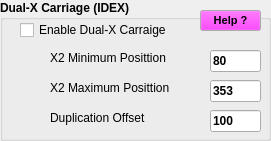
    <widget class="QGroupBox" name="groupBox_14">
     <property name="geometry">
      <rect>
       <x>290</x>
       <y>20</y>
       <width>271</width>
       <height>141</height>
      </rect>
     </property>
     <property name="font">
      <font>
       <pointsize>9</pointsize>
       <weight>75</weight>
       <bold>true</bold>
      </font>
     </property>
     <property name="title">
      <string>Dual-X Carriage (IDEX)</string>
     </property>
     <widget class="QLineEdit" name="X2MinPosition">
      <property name="geometry">
       <rect>
        <x>210</x>
        <y>50</y>
        <width>51</width>
        <height>22</height>
       </rect>
      </property>
      <property name="toolTip">
       <string>&lt;html&gt;&lt;head/&gt;&lt;body&gt;&lt;p&gt;&lt;span style=&quot; font-size:9pt;&quot;&gt;A min coordinate so the X2 carriage can't hit the parked X1 carriage&lt;/span&gt;&lt;/p&gt;&lt;/body&gt;&lt;/html&gt;</string>
      </property>
      <property name="inputMethodHints">
       <set>Qt::ImhDigitsOnly</set>
      </property>
      <property name="text">
       <string>80</string>
      </property>
     </widget>
     <widget class="QLabel" name="label_43">
      <property name="geometry">
       <rect>
        <x>50</x>
        <y>50</y>
        <width>161</width>
        <height>16</height>
       </rect>
      </property>
      <property name="font">
       <font>
        <pointsize>9</pointsize>
        <weight>50</weight>
        <bold>false</bold>
       </font>
      </property>
      <property name="text">
       <string>X2 Minimum Posittion</string>
      </property>
     </widget>
     <widget class="QCheckBox" name="DualXEnable">
      <property name="geometry">
       <rect>
        <x>20</x>
        <y>20</y>
        <width>191</width>
        <height>20</height>
       </rect>
      </property>
      <property name="font">
       <font>
        <pointsize>9</pointsize>
        <weight>50</weight>
        <bold>false</bold>
       </font>
      </property>
      <property name="text">
       <string>Enable Dual-X Carraige</string>
      </property>
     </widget>
     <widget class="QLineEdit" name="X2MaxPosition">
      <property name="geometry">
       <rect>
        <x>210</x>
        <y>80</y>
        <width>51</width>
        <height>22</height>
       </rect>
      </property>
      <property name="toolTip">
       <string>&lt;html&gt;&lt;head/&gt;&lt;body&gt;&lt;p&gt;&lt;span style=&quot; font-size:9pt;&quot;&gt;The max position of the X2 carriage, typically also the home position&lt;/span&gt;&lt;/p&gt;&lt;/body&gt;&lt;/html&gt;</string>
      </property>
      <property name="inputMethodHints">
       <set>Qt::ImhDigitsOnly</set>
      </property>
      <property name="text">
       <string>353</string>
      </property>
     </widget>
     <widget class="QLabel" name="label_44">
      <property name="geometry">
       <rect>
        <x>50</x>
        <y>80</y>
        <width>161</width>
        <height>16</height>
       </rect>
      </property>
      <property name="font">
       <font>
        <pointsize>9</pointsize>
        <weight>50</weight>
        <bold>false</bold>
       </font>
      </property>
      <property name="text">
       <string>X2 Maximum Posittion</string>
      </property>
     </widget>
     <widget class="QLineEdit" name="DupliOffset">
      <property name="geometry">
       <rect>
        <x>210</x>
        <y>110</y>
        <width>51</width>
        <height>22</height>
       </rect>
      </property>
      <property name="toolTip">
       <string>&lt;html&gt;&lt;head/&gt;&lt;body&gt;&lt;p&gt;&lt;span style=&quot; font-size:9pt;&quot;&gt;Default x offset in duplication mode (typically set to half print bed width)&lt;/span&gt;&lt;/p&gt;&lt;/body&gt;&lt;/html&gt;</string>
      </property>
      <property name="inputMethodHints">
       <set>Qt::ImhDigitsOnly</set>
      </property>
      <property name="text">
       <string>100</string>
      </property>
     </widget>
     <widget class="QLabel" name="label_63">
      <property name="geometry">
       <rect>
        <x>50</x>
        <y>110</y>
        <width>161</width>
        <height>16</height>
       </rect>
      </property>
      <property name="font">
       <font>
        <pointsize>9</pointsize>
        <weight>50</weight>
        <bold>false</bold>
       </font>
      </property>
      <property name="text">
       <string>Duplication Offset</string>
      </property>
     </widget>
     <widget class="QPushButton" name="DualXHelpBtn">
      <property name="geometry">
       <rect>
        <x>200</x>
        <y>10</y>
        <width>61</width>
        <height>21</height>
       </rect>
      </property>
      <property name="palette">
       <palette>
        <active>
         <colorrole role="Button">
          <brush brushstyle="SolidPattern">
           <color alpha="255">
            <red>255</red>
            <green>0</green>
            <blue>255</blue>
           </color>
          </brush>
         </colorrole>
        </active>
        <inactive>
         <colorrole role="Button">
          <brush brushstyle="SolidPattern">
           <color alpha="255">
            <red>255</red>
            <green>0</green>
            <blue>255</blue>
           </color>
          </brush>
         </colorrole>
        </inactive>
        <disabled>
         <colorrole role="Button">
          <brush brushstyle="SolidPattern">
           <color alpha="255">
            <red>255</red>
            <green>0</green>
            <blue>255</blue>
           </color>
          </brush>
         </colorrole>
        </disabled>
       </palette>
      </property>
      <property name="font">
       <font>
        <pointsize>8</pointsize>
        <weight>75</weight>
        <bold>true</bold>
       </font>
      </property>
      <property name="text">
       <string>Help ?</string>
      </property>
      <property name="checkable">
       <bool>false</bool>
      </property>
      <property name="flat">
       <bool>false</bool>
      </property>
     </widget>
    </widget>
